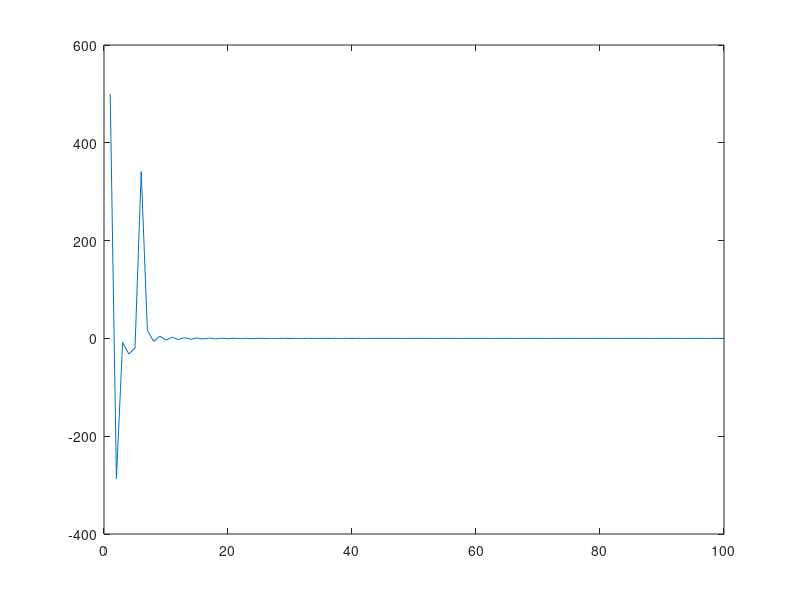

The MATLAB script that drew this image:
x = (1:100) + 50*cos((1:100)*2*pi/40);
X = dct(x);
plot(1:length(X), X);
[XX,ind] = sort(abs(X)); ind = fliplr(ind);
i = 1;
while (norm([X(ind(1:i)) zeros(1,100-i)])/norm(X)<.99)
   i = i + 1;
end
i